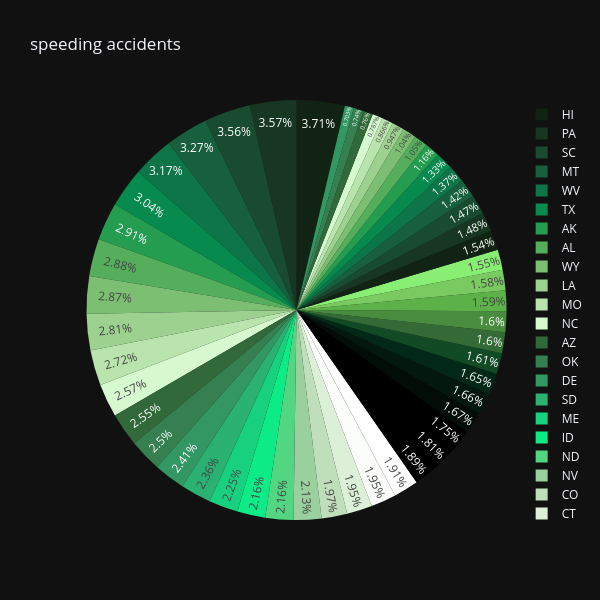

The code cell stored with this chart in its notebook:
### Code cell
figpie=px.pie(df,values='speeding',names='abbrev',
               title='speeding accidents',
               template='plotly_dark',
               color_discrete_sequence=px.colors.sequential.algae_r,
               height=600,width=600)
figpie.update_traces(textposition='inside')
figpie.show()

### Figure 1 — Plotly figure (JSON) as saved in the notebook; plotly's stock layout.template omitted (floating-point values rounded to 4 significant figures)
{"data": [{"domain": {"x": [0, 1], "y": [0, 1]}, "hovertemplate": "abbrev=%{label}<br>speeding=%{value}<extra></extra>", "labels": ["AL", "AK", "AZ", "AR", "CA", "CO", "CT", "DE", "DC", "FL", "GA", "HI", "ID", "IL", "IN", "IA", "KS", "KY", "LA", "ME", "MD", "MA", "MI", "MN", "MS", "MO", "MT", "NE", "NV", "NH", "NJ", "NM", "NY", "NC", "ND", "OH", "OK", "OR", "PA", "RI", "SC", "SD", "TN", "TX", "UT", "VT", "VA", "WA", "WV", "WI", "WY"], "legendgroup": "", "name": "", "showlegend": true, "textposition": "inside", "type": "pie", "values": [7.332, 7.421, 6.51, 4.032, 4.2, 5.032, 4.968, 6.156, 2.006, 3.759, 2.964, 9.45, 5.508, 4.608, 3.625, 2.669, 4.806, 4.066, 7.175, 5.738, 4.25, 1.886, 3.384, 2.208, 2.64, 6.923, 8.346, 1.937, 5.439, 4.06, 1.792, 3.496, 3.936, 6.552, 5.497, 3.948, 6.368, 4.224, 9.1, 3.774, 9.082, 6.014, 4.095, 7.76, 4.859, 4.08, 2.413, 4.452, 8.092, 4.968, 7.308]}], "layout": {"height": 600, "legend": {"tracegroupgap": 0}, "piecolorway": ["rgb(17, 36, 20)", "rgb(23, 55, 35)", "rgb(25, 75, 49)", "rgb(23, 95, 61)", "rgb(13, 117, 71)", "rgb(7, 138, 78)", "rgb(37, 157, 81)", "rgb(85, 174, 91)", "rgb(124, 191, 115)", "rgb(156, 209, 143)", "rgb(186, 228, 174)", "rgb(214, 249, 207)"], "title": {"text": "speeding accidents"}, "width": 600}}
